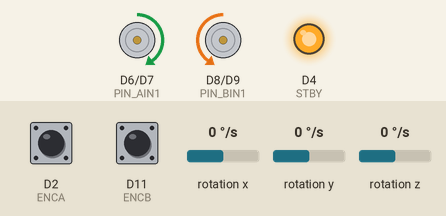
This sketch was run on a simulated Arduino Nano 33 BLE. Parts: motor-driver pin pairs drawn as motors (green arrow = first pin HIGH = forward, orange = second pin HIGH = backward, longer = more drive, scaled by the enable pin, stopped while the standby pin is LOW), output pins drawn as LEDs (lit = HIGH). The test bench sets the inputs (shaded band); at power-on: rotation z 0 °/s, D2 (ENCA) HIGH, D11 (ENCB) HIGH, rotation x 0 °/s, rotation y 0 °/s. What the sketch prints to the serial monitor is not drawn.

Above: at 4.4 s.
4.5 s: rotation z set to -192 °/s
At 5.7 s:
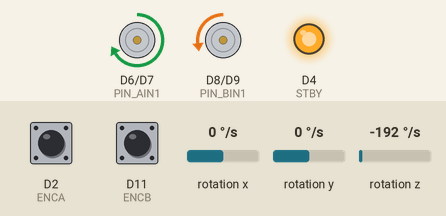
6.1 s: rotation z set to 100 °/s
9.1 s: rotation z set to -4 °/s
At 9.45 s:
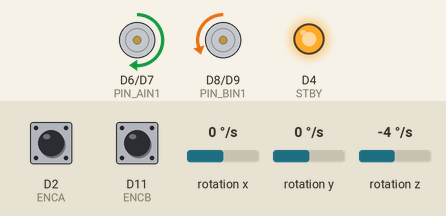
12.1 s: rotation z set to 192 °/s
At 12.7 s:
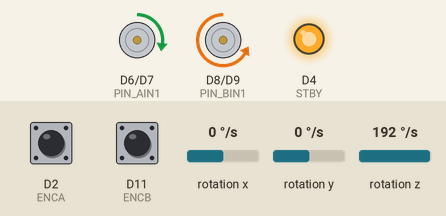
Timing chart, 0 to 14.8 s (numbered marks = the images above; inputs shaded):
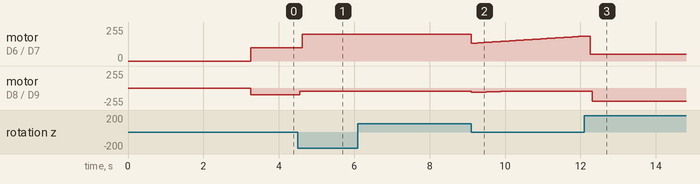

The sketch:

move_1m_imu.ino
```cpp
#include <Arduino_LSM9DS1.h>

// ====================================================================
// PIN CONFIGURATION (TB6612FNG & ENCODER)
// ====================================================================
const int PIN_PWMA = 5;
const int PIN_AIN1 = 6;
const int PIN_AIN2 = 7;
const int ENCA = 2;

const int PIN_PWMB = 10;
const int PIN_BIN1 = 8;
const int PIN_BIN2 = 9;
const int ENCB = 11;

const int STBY = 4;

// ====================================================================
// CONFIGURATION INPUT
// ====================================================================
const float TARGET_JARAK_CM = 80.0;
const float DIAMETER_RODA_CM = 6.5;
const int   PPR_TOTAL_RODA   = 620;

// ====================================================================
// IMU TUNING PARAMETER
// ====================================================================
const float Kp_IMU = 4.5;    // Sensitivitas koreksi sudut.
const int   BASE_PWM = 100;  // Kecepatan dasar

// ====================================================================
// VARIABLES
// ====================================================================
volatile long pulsaKiri = 0;
volatile long pulsaKanan = 0;
long targetPulsaOtomatis = 0;

int speedKiri = BASE_PWM;
int speedKanan = BASE_PWM;

// Variabel Kalkulasi Sudut Gyro
float headingYaw = 0.0;
float gyroZBias = 0.0; // Menyimpan nilai error bias sumbu Z
unsigned long waktuLama = 0;

void setup() {
  Serial.begin(9600);

  // Setup Pin Driver Motor
  pinMode(PIN_PWMA, OUTPUT); pinMode(PIN_AIN1, OUTPUT); pinMode(PIN_AIN2, OUTPUT);
  pinMode(PIN_PWMB, OUTPUT); pinMode(PIN_BIN1, OUTPUT); pinMode(PIN_BIN2, OUTPUT);
  pinMode(STBY, OUTPUT);

  // Setup Pin Encoder
  pinMode(ENCA, INPUT_PULLUP);
  pinMode(ENCB, INPUT_PULLUP);
  digitalWrite(STBY, HIGH);

  attachInterrupt(digitalPinToInterrupt(ENCA), countPulsaKiri, RISING);
  attachInterrupt(digitalPinToInterrupt(ENCB), countPulsaKanan, RISING);

  // Inisialisasi Sensor IMU LSM9DS1
  if (!IMU.begin()) {
    Serial.println("Gagal menginisialisasi IMU LSM9DS1!");
    while (1);
  }

  // Hitung Target Pulsa dari Encoder
  float kelilingRoda = 3.14159265 * DIAMETER_RODA_CM;
  float jumlahPutaranRoda = TARGET_JARAK_CM / kelilingRoda;
  targetPulsaOtomatis = jumlahPutaranRoda * PPR_TOTAL_RODA;

  // --- PROSES KALIBRASI BIAS GYRO (ROBOT HARUS DIAM) ---
  Serial.println("=== KALIBRASI GYRO BERJALAN... JANGAN SENTUH ROBOT ===");
  delay(1000); // Tunggu stabil

  float totalZ = 0;
  int jumlahSampel = 200;
  int sampelTerhitung = 0;

  while (sampelTerhitung < jumlahSampel) {
    if (IMU.gyroscopeAvailable()) {
      float x, y, z;
      IMU.readGyroscope(x, y, z);
      totalZ += z;
      sampelTerhitung++;
      delay(5);
    }
  }
  gyroZBias = totalZ / jumlahSampel; // Menghitung rata-rata noise saat diam

  Serial.print("Kalibrasi Selesai! Nilai Bias Z: "); Serial.println(gyroZBias);
  Serial.println("=== ROBOT BERJALAN ===");
  delay(1000);

  waktuLama = micros();
  maju();
}

void loop() {
  // 1. Cek Jarak via Encoder
  long rataRataPulsa = (pulsaKiri + pulsaKanan) / 2;
  if (rataRataPulsa >= targetPulsaOtomatis) {
    rem();
    Serial.println("Target Jarak Tercapai! Robot Berhenti.");
    while (1);
  }

  // 2. Membaca Data Gyroscope secara berkala
  if (IMU.gyroscopeAvailable()) {
    float x, y, z;
    IMU.readGyroscope(x, y, z);

    // Hilangkan nilai bias hasil kalibrasi
    z = z - gyroZBias;

    // Hitung delta waktu (dt) dalam satuan detik
    unsigned long waktuSekarang = micros();
    float dt = (waktuSekarang - waktuLama) / 1000000.0;
    waktuLama = waktuSekarang;

    // Deadzone filter untuk mengabaikan getaran micro robot
    if (abs(z) > 0.3) {
      headingYaw += z * dt;
    }

    // --- LOGIKA KOREKSI DINAMIS ---
    float errorSudut = headingYaw;
    float koreksi = errorSudut * Kp_IMU;

    speedKiri  = BASE_PWM - koreksi;
    speedKanan = BASE_PWM + koreksi;

    // Batasi nilai PWM ke range aman
    speedKiri  = constrain(speedKiri, 50, 200);
    speedKanan = constrain(speedKanan, 50, 200);

    // Kirim sinyal ke driver motor
    analogWrite(PIN_PWMA, speedKiri);
    analogWrite(PIN_PWMB, speedKanan);

    // Debugging via Serial Monitor
    Serial.print("Sudut_Yaw:"); Serial.print(headingYaw);
    Serial.print("\tPWM_Kiri:"); Serial.print(speedKiri);
    Serial.print("\tPWM_Kanan:"); Serial.println(speedKanan);
  }
}

void maju() {
  digitalWrite(PIN_AIN1, HIGH);
  digitalWrite(PIN_AIN2, LOW);
  analogWrite(PIN_PWMA, speedKiri);

  digitalWrite(PIN_BIN1, LOW);
  digitalWrite(PIN_BIN2, HIGH);
  analogWrite(PIN_PWMB, speedKanan);
}

void rem() {
  digitalWrite(PIN_AIN1, HIGH);
  digitalWrite(PIN_AIN2, HIGH);
  digitalWrite(PIN_BIN1, HIGH);
  digitalWrite(PIN_BIN2, HIGH);
  analogWrite(PIN_PWMA, 0);
  analogWrite(PIN_PWMB, 0);
}

void countPulsaKiri() { pulsaKiri++; }
void countPulsaKanan() { pulsaKanan++; }
```

Measured:
- after the input at 4.5 s, motor on D6 (PIN_AIN1) / D7 (PIN_AIN2): forward 100/255 → forward 200/255 after 0.12 s; motor on D8 (PIN_BIN1) / D9 (PIN_BIN2): backward 100/255 → backward 50/255 after 0.06 s
- after the input at 6.1 s, motor on D6 (PIN_AIN1) / D7 (PIN_AIN2): forward 200/255 → forward 132/255 after 3.0 s; motor on D8 (PIN_BIN1) / D9 (PIN_BIN2): backward 50/255 → backward 67/255 after 3.0 s
- after the input at 12.1 s, motor on D8 (PIN_BIN1) / D9 (PIN_BIN2): backward 50/255 → backward 200/255 after 0.22 s
